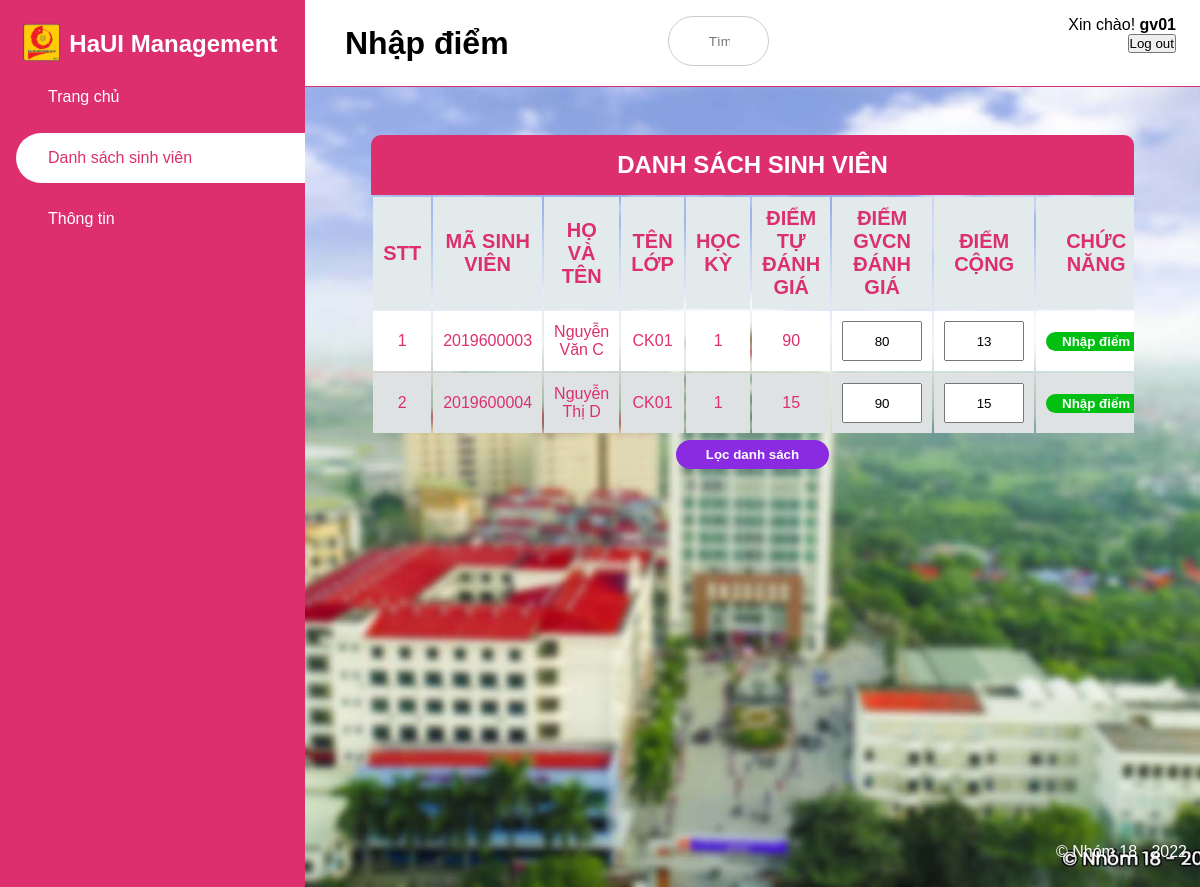
The app's page /teacher_cn/listStudent.php (signed in) with its own data.
### tables this page shows
CREATE TABLE `sinhvien` (
  `id` int(11) NOT NULL,
  `ma_sv` varchar(11) NOT NULL,
  `ten_sv` varchar(255) NOT NULL,
  `ngay_sinh` date NOT NULL,
  `dia_chi` varchar(255) DEFAULT NULL,
  `quoc_tich` varchar(255) DEFAULT NULL,
  `dan_toc` varchar(255) DEFAULT NULL,
  `ton_giao` varchar(255) DEFAULT NULL,
  `cccd` varchar(255) DEFAULT NULL,
  `ngay_cap` date DEFAULT NULL,
  `noi_cap` varchar(255) DEFAULT NULL,
  `anh_mat_truoc` text DEFAULT NULL,
  `anh_mat_sau` text DEFAULT NULL,
  `anh_chan_dung` text DEFAULT NULL,
  `sdt` text NOT NULL,
  `email` text NOT NULL,
  `create_at` timestamp NOT NULL DEFAULT current_timestamp() ON UPDATE current_timestamp(),
  `tk_id` int(11) NOT NULL,
  `lop_id` int(11) NOT NULL,
  `cong_no` double DEFAULT NULL
);

CREATE TABLE `lop` (
  `id` int(11) NOT NULL,
  `ten_lop` varchar(255) NOT NULL,
  `si_so` int(11) NOT NULL,
  `khoa_id` int(11) NOT NULL
);

CREATE TABLE `diemrenluyen` (
  `id` int(11) NOT NULL,
  `hoc_ky` int(11) NOT NULL,
  `diem_tu_danh_gia` int(11) DEFAULT NULL,
  `diem_gv_danh_gia` int(11) DEFAULT NULL,
  `diem_cong` int(11) DEFAULT NULL,
  `sv_id` int(11) NOT NULL
);

### teacher_cn/listStudent.php (the view, shortened to what this page needs)
<?php
$tkid = $_SESSION['username'];
?>
<!DOCTYPE html>
<html lang="en">
<?php include('common/head.php'); ?>
<body>
    <?php $page = "student";
    include('common/menu.php'); ?>
    <div class="main-content">
        <header>
            <div class="name-content" style="line-height: 55px; width: 30%;">
                <h1>
                    <label for="nav-toggle">
                        <span class="las la-bars">
                        </span>
                    </label>
                    Nhập điểm
                </h1>
            </div>
            <?php include('common/search.php'); ?>
            <?php include('common/logout.php'); ?>
        </header>
        <main>
            <div class="main-table">
                <h2>DANH SÁCH SINH VIÊN</h2>
                <div class="list-student">
                    <table class="module-table">
                        <tr>
                            <th>STT</th>
                            <th>Mã sinh viên</th>
                            <th>Họ và tên</th>
                            <th>Tên lớp</th>
                            <th>Học kỳ</th>
                            <th>Điểm tự đánh giá</th>
                            <th>Điểm GVCN đánh giá</th>
                            <th>Điểm cộng</th>
                            <th>Chức năng</th>
                        </tr>
                        <?php
                        $sql1 = "SELECT lop.id as lop_id, lop.ten_lop, sinhvien.ma_sv, sinhvien.ten_sv,
                        diemrenluyen.id as drl_id, diemrenluyen.hoc_ky, diemrenluyen.diem_tu_danh_gia, diemrenluyen.diem_gv_danh_gia, diemrenluyen.diem_cong FROM sinhvien
                                                    INNER JOIN lop ON sinhvien.lop_id = lop.id
                                                    INNER JOIN diemrenluyen ON diemrenluyen.sv_id = sinhvien.id
                                                    INNER JOIN giaovien ON lop.id = giaovien.lop_id
                        WHERE giaovien.ten_gv = '$tkid'";
                        $query1 = mysqli_query($conn, $sql1);
                        $i = 0;
                        if ($query1) {
                            foreach ($query1 as $item) {
                                $i++;
                                echo "<tr>";
                                echo "<td>$i</td>";
                                echo "<td>" . $item['ma_sv'] . "</td>";
                                echo "<td>" . $item['ten_sv'] . "</td>";
                                echo "<td>" . $item['ten_lop'] . "</td>";
                                echo "<td>" . $item['hoc_ky'] . "</td>";
                                echo "<td>" . $item['diem_tu_danh_gia'] . "</td>";
                                echo "<td><input style=\"height: 40px; width:80px; text-align:center;\" type=\"text\"
                                        value = " . $item['diem_gv_danh_gia'] . "></td>";
                                echo "<td><input style=\"height: 40px; width:80px; text-align:center;\" type=\"text\"
                                        value = " . $item['diem_cong'] . "></td>";
                                echo "<td style='text-align: center;'> <a href='function/mark/updateMark.php?id=" . $item['drl_id'] . "'><input class='btnSua' type='button' value='Nhập điểm' '></a></td>";
                            }
                        } else {
                            echo "<p>Query errors!</p>";
                        }
                        ?>
                    </table>
                    <div class="btn-them">
                        <a href='function\mark\showMark.php'><input type='button' value='Lọc danh sách' class="btnThem"></a>
                    </div>
                </div>
            </div>
        </main>
    </div>
</body>
</html>

### teacher_cn/assets/frontend/css/style.css (style rules this page uses)
:root { --main-coler: #dd2f6e; --color-dark: #1d2231; --text-grey: #8390a2; --baseColor: #dd2f6e; --borderRadius: 10px; --imageBig: 100px; --imageSmall: 60px; --padding: 10px; }
* { padding: 0; margin: 0; box-sizing: border-box; list-style-type: none; text-decoration: none; font-family: "Poppins", sans-serif; }
.main-content { transition: margin-left 300ms; margin-left: 305px; }
header { height: 87px; display: flex; justify-content: space-between; padding: 1rem 1.5rem; position: fixed; align-content: center; left: 305px; width: calc(100% - 305px); top: 0; z-index: 100; transition: left 300ms; background: white; border-bottom: 1px solid var(--main-coler); }
header label span { font-size: 1.7rem; padding-right: 1rem; }
main { margin-top: 87px; padding: 2rem 1.5rem; min-height: 100vh; background-image: url("../images/cover.jpg"); background-position: center; background-repeat: no-repeat; background-size: cover; }
.main-table h2 { background-color: var(--baseColor); color: white; font-size: 1.5em; padding: 1rem; text-align: center; text-transform: uppercase; }
.main-table { border: 1px solid darken(--baseColor, 5%); border-radius: var(--borderRadius); max-width: calc(100% - 2em); margin: 1em auto; overflow: hidden; width: 90%; }
.module-table { width: 100%; table-layout: auto; }
table td, th { color: var(--baseColor, 10%); padding: var(--padding); }
table td { text-align: center; vertical-align: middle; }
table td:last-child { font-size: 0.95em; line-height: 1.4; text-align: left; }
table th { background-color: #e2eaeb; font-weight: bold; font-size: 20px; text-transform: uppercase; }
table tr:nth-child(2n) { background-color: white; }
table tr:nth-child(2n + 1) { background-color: #dfe2e2; }
table .btnSua { width: 100px; border-radius: 10px; border-color: transparent; background-color: #02c012; color: white; font-weight: bold; }
.btnThem { padding: 5px; width: 20%; border-radius: 15px; border-color: transparent; background-color: #8a2be2; color: white; font-weight: bold; margin: 0 40%; margin-top: 5px; }

### records on screen
sinhvien: ma_sv "2019600003", ten_sv "Nguyễn Văn C", lop.ten_lop "CK01", diemrenluyen.hoc_ky "1", diemrenluyen.diem_tu_danh_gia "90", diem_gv_danh_gia "80", diem_cong "13"
sinhvien: ma_sv "2019600004", ten_sv "Nguyễn Thị D", lop.ten_lop "CK01", diemrenluyen.hoc_ky "1", diemrenluyen.diem_tu_danh_gia "15", diem_gv_danh_gia "90", diem_cong "15"

### other values on screen
$username "gv01"
